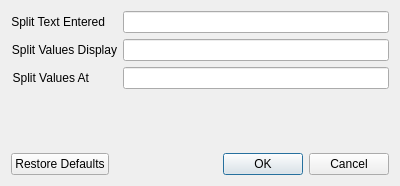
<?xml version="1.0" encoding="UTF-8"?>
<ui version="4.0">
 <class>PrefsSplitDialog</class>
 <widget class="QDialog" name="PrefsSplitDialog">
  <property name="geometry">
   <rect>
    <x>0</x>
    <y>0</y>
    <width>400</width>
    <height>186</height>
   </rect>
  </property>
  <property name="windowTitle">
   <string>Edit Split Characters</string>
  </property>
  <layout class="QVBoxLayout" name="verticalLayout">
   <item>
    <layout class="QFormLayout" name="formLayout_2">
     <item row="0" column="0">
      <widget class="QLabel" name="label_split_text_entered">
       <property name="toolTip">
        <string>&lt;html&gt;&lt;head/&gt;&lt;body&gt;&lt;p&gt;The symbol that should split the data typed in. For example, with it set to be &amp;quot;,&amp;quot;, John Smith, Jane Doe should be understood as two separate values.&lt;/p&gt;&lt;p&gt;&lt;br/&gt;&lt;/p&gt;&lt;/body&gt;&lt;/html&gt;</string>
       </property>
       <property name="text">
        <string>Split Text Entered</string>
       </property>
       <property name="alignment">
        <set>Qt::AlignmentFlag::AlignRight|Qt::AlignmentFlag::AlignTrailing|Qt::AlignmentFlag::AlignVCenter</set>
       </property>
       <property name="wordWrap">
        <bool>true</bool>
       </property>
       <property name="buddy">
        <cstring>line_edit_split_text_entered</cstring>
       </property>
      </widget>
     </item>
     <item row="0" column="1">
      <widget class="QLineEdit" name="line_edit_split_text_entered"/>
     </item>
     <item row="1" column="0">
      <widget class="QLabel" name="label_split_values_display">
       <property name="toolTip">
        <string>&lt;html&gt;&lt;head/&gt;&lt;body&gt;&lt;p&gt;The symbol that should be used in the table to show when there are multiple items in a field. If set to \\, John Smith, Jane Doe would be shown as John Smith\\Jane Doe&lt;/p&gt;&lt;p/&gt;&lt;/body&gt;&lt;/html&gt;</string>
       </property>
       <property name="text">
        <string>Split Values Display</string>
       </property>
       <property name="alignment">
        <set>Qt::AlignmentFlag::AlignRight|Qt::AlignmentFlag::AlignTrailing|Qt::AlignmentFlag::AlignVCenter</set>
       </property>
       <property name="wordWrap">
        <bool>true</bool>
       </property>
       <property name="buddy">
        <cstring>line_edit_split_values_display</cstring>
       </property>
      </widget>
     </item>
     <item row="1" column="1">
      <widget class="QLineEdit" name="line_edit_split_values_display"/>
     </item>
     <item row="2" column="0">
      <widget class="QLabel" name="label_split_values_at">
       <property name="toolTip">
        <string>&lt;html&gt;&lt;head/&gt;&lt;body&gt;&lt;p&gt;The symbol used when existing values should be split. For example, if an existing field is John Smith; Jane Doe, this should split it into separate values.&lt;/p&gt;&lt;p/&gt;&lt;/body&gt;&lt;/html&gt;</string>
       </property>
       <property name="text">
        <string>Split Values At</string>
       </property>
       <property name="alignment">
        <set>Qt::AlignmentFlag::AlignRight|Qt::AlignmentFlag::AlignTrailing|Qt::AlignmentFlag::AlignVCenter</set>
       </property>
       <property name="wordWrap">
        <bool>true</bool>
       </property>
       <property name="buddy">
        <cstring>line_edit_split_values_at</cstring>
       </property>
      </widget>
     </item>
     <item row="2" column="1">
      <widget class="QLineEdit" name="line_edit_split_values_at"/>
     </item>
    </layout>
   </item>
   <item>
    <widget class="QDialogButtonBox" name="button_box">
     <property name="orientation">
      <enum>Qt::Orientation::Horizontal</enum>
     </property>
     <property name="standardButtons">
      <set>QDialogButtonBox::StandardButton::Cancel|QDialogButtonBox::StandardButton::Ok|QDialogButtonBox::StandardButton::RestoreDefaults</set>
     </property>
    </widget>
   </item>
  </layout>
 </widget>
 <resources/>
 <connections>
  <connection>
   <sender>button_box</sender>
   <signal>accepted()</signal>
   <receiver>PrefsSplitDialog</receiver>
   <slot>accept()</slot>
   <hints>
    <hint type="sourcelabel">
     <x>248</x>
     <y>254</y>
    </hint>
    <hint type="destinationlabel">
     <x>157</x>
     <y>274</y>
    </hint>
   </hints>
  </connection>
  <connection>
   <sender>button_box</sender>
   <signal>rejected()</signal>
   <receiver>PrefsSplitDialog</receiver>
   <slot>reject()</slot>
   <hints>
    <hint type="sourcelabel">
     <x>316</x>
     <y>260</y>
    </hint>
    <hint type="destinationlabel">
     <x>286</x>
     <y>274</y>
    </hint>
   </hints>
  </connection>
 </connections>
</ui>
